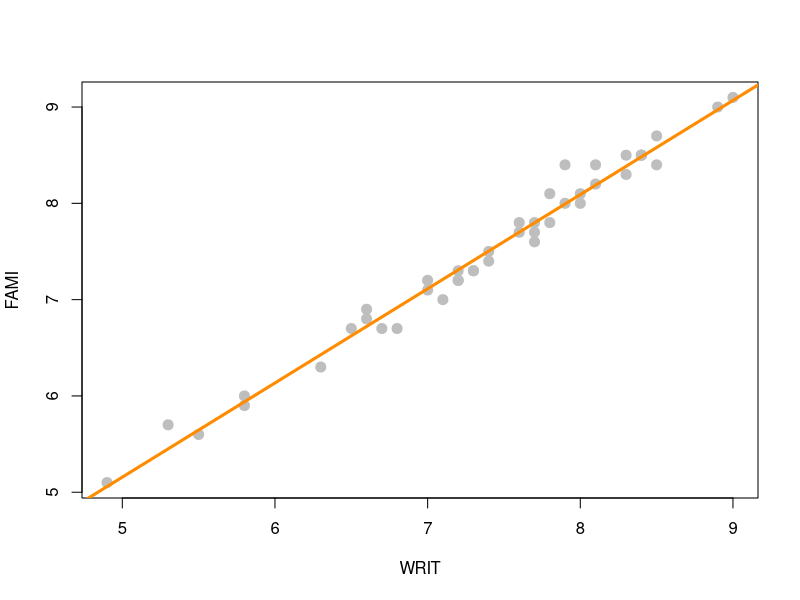

Generate this figure with R:
num_obs = 100  #number of observations
beta_0 = 10 
beta_1 = -5
sigma =3

set.seed(1)
epsilon = rnorm(n=num_obs,mean = 0,sd=sigma)

x_vals=runif(num_obs,0,10)

y_vals=beta_0 + beta_1 * x_vals + epsilon

sim_fit = lm(y_vals~x_vals)
coef(sim_fit)

y_vals
fitted(sim_fit)
residuals(sim_fit)

######################

View(USJudgeRatings)
JudgeRatings = lm(FAMI ~ WRIT, data= USJudgeRatings)
JudgeRatings

plot(FAMI ~ WRIT, data= USJudgeRatings,
     pch=20,
     cex=2,
     col='grey')
abline(JudgeRatings, lwd=3, col='darkorange')







